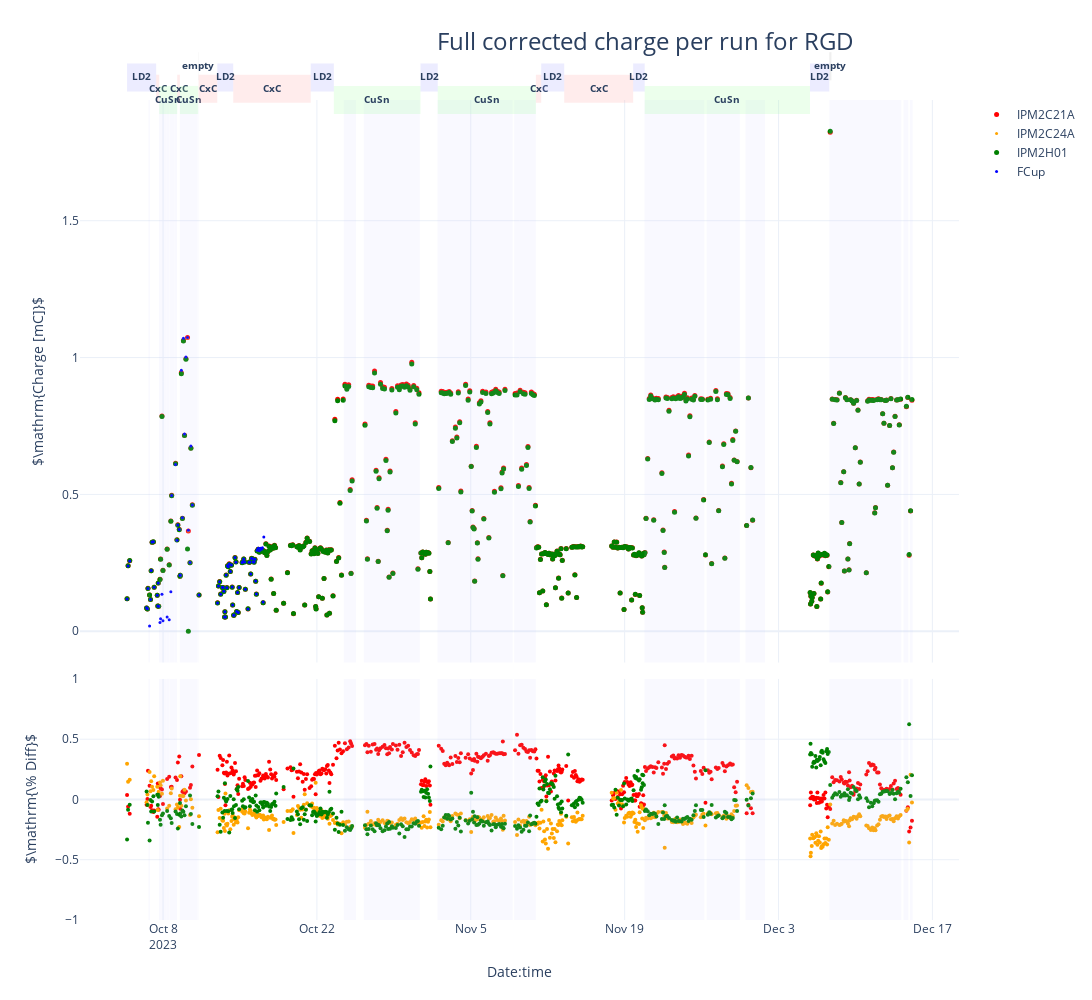

The notebook cell this image was saved under:
### Code cell
df.loc[:,"ch_mean2"] = np.mean(df.loc[:,['IPM2C21A_corr2','IPM2C24A_corr2','IPM2H01_corr2']],axis=1)
dfx = df[df.event_count >= 20e6]

fig = make_subplots(rows=2, cols=1,shared_xaxes=True,
                    vertical_spacing=0.02, row_heights=[0.7,0.3]) # (specs=[[{"secondary_y": True}]])
fig.update_layout(width=1280, height=1000,
                  title=go.layout.Title(text=f"Full corrected charge per run for RGD", xanchor="left", x=0.4),
                  titlefont=dict(size=24),)

fig.add_trace(go.Scatter(x=dfx.time, y=dfx.IPM2C21A_corr2, mode='markers', name='IPM2C21A', marker=dict(color='red', size=5)), secondary_y=False)
fig.add_trace(go.Scatter(x=dfx.time, y=dfx.IPM2C24A_corr2, mode='markers', name='IPM2C24A', marker=dict(color='orange', size=3)), secondary_y=False)
fig.add_trace(go.Scatter(x=dfx.time, y=dfx.IPM2H01_corr2, mode='markers', name='IPM2H01', marker=dict(color='green', size=5)), secondary_y=False)
fig.add_trace(go.Scatter(x=dfx.loc[dfx.start_time<start_fcup_trouble,"time"], y=dfx.loc[dfx.start_time<start_fcup_trouble,"scaler_calc1b_corr"], mode='markers', name='FCup', marker=dict(color='blue', size=3)), secondary_y=False)

fig.add_trace(go.Scatter(x=dfx.time, y=(100*(dfx.IPM2C21A_corr2-dfx.ch_mean2)/dfx.ch_mean2), mode='markers', name='IPM2C21A', showlegend=False, marker=dict(color='red', size=4)), row=2, col=1)
fig.add_trace(go.Scatter(x=dfx.time, y=(100*(dfx.IPM2C24A_corr2-dfx.ch_mean2)/dfx.ch_mean2), mode='markers', name='IPM2C24A', showlegend=False, marker=dict(color='orange', size=4)), row=2, col=1)
fig.add_trace(go.Scatter(x=dfx.time, y=(100*(dfx.IPM2H01_corr2-dfx.ch_mean2)/dfx.ch_mean2), mode='markers', name='IPM2H01', showlegend=False, marker=dict(color='green', size=4)), row=2, col=1)


for i in range(len(beam_stop_in_start)):
     fig.add_vrect(x0=beam_stop_in_start[i],x1=beam_stop_in_end[i], fillcolor="#C0C0FF", opacity=0.1, line_width=0)

target_labels={'empty':(1.06,"#B0B0B0"),'LD2':(1.04,"#A0A0FF"),'CxC':(1.02,"#FFA0A0"),'CuSn':(1.,"#A0FFA0")}
        
for i in range(len(target_change_table)-1):
    time0 = max(target_change_table.iloc[i].name, dfx.iloc[0].time)
    time1 = min(target_change_table.iloc[i+1].name, dfx.iloc[-1].time) 
    target = target_change_table.iloc[i].target
    if time1 > dfx.iloc[0].time and time0 < dfx.iloc[-1].time:
        y_pos = target_labels[target][0]
        fig.add_vrect(x0=time0, x1=time1, xref="x", y0=y_pos-0.025, y1=y_pos+0.025, yref='paper', fillcolor=target_labels[target][1], opacity=0.2, line_width=0, row=1, col=1,
                     label=dict(text="<b>"+target+"</b>", font=dict(size=10)))
        
        
fig.update_xaxes(title_text="Date:time", row=2, col=1)
fig.update_yaxes(title_text="$\mathrm{Charge [mC]}$", row=1, col=1)
fig.update_yaxes(title_text="$\mathrm{\% Diff}$", range=[-1., 1. ], row=2, col=1)
fig.write_image("RGD_Full_corrected_charge_per_run.pdf", width=1200, height=600)
fig.show()

### Figure 1 — Plotly figure (JSON) as saved in the notebook; plotly's stock layout.template omitted (floating-point values rounded to 4 significant figures; data arrays with more than 128 entries replaced by an {"elided": "..."} marker saying what was removed)
{"data": [{"marker": {"color": "red", "size": 5}, "mode": "markers", "name": "IPM2C21A", "type": "scatter", "x": {"elided": "487 str values"}, "xaxis": "x", "y": {"elided": "487 float values"}, "yaxis": "y"}, {"marker": {"color": "orange", "size": 3}, "mode": "markers", "name": "IPM2C24A", "type": "scatter", "x": {"elided": "487 str values"}, "xaxis": "x", "y": {"elided": "487 float values"}, "yaxis": "y"}, {"marker": {"color": "green", "size": 5}, "mode": "markers", "name": "IPM2H01", "type": "scatter", "x": {"elided": "487 str values"}, "xaxis": "x", "y": {"elided": "487 float values"}, "yaxis": "y"}, {"marker": {"color": "blue", "size": 3}, "mode": "markers", "name": "FCup", "type": "scatter", "x": ["2023-10-04T17:28:08", "2023-10-04T19:41:20.500000", "2023-10-04T23:12:46.500000", "2023-10-06T12:03:46", "2023-10-06T13:59:03", "2023-10-06T15:07:13.500000", "2023-10-06T18:37:20", "2023-10-06T20:35:25", "2023-10-06T22:04:39.500000", "2023-10-07T00:04:19.500000", "2023-10-07T02:57:45", "2023-10-07T04:39:57", "2023-10-07T11:22:17", "2023-10-07T12:33:46.500000", "2023-10-07T13:29:29", "2023-10-07T14:30:01", "2023-10-07T17:24:42.500000", "2023-10-07T18:43:39", "2023-10-07T21:38:27", "2023-10-07T23:48:44", "2023-10-08T08:56:26", "2023-10-08T13:26:49.500000", "2023-10-08T17:04:41", "2023-10-08T18:49:21.500000", "2023-10-09T03:17:48", "2023-10-09T06:24:17", "2023-10-09T08:18:09.500000", "2023-10-09T11:26:59.500000", "2023-10-09T13:04:52", "2023-10-09T13:37:54.500000", "2023-10-09T15:56:48.500000", "2023-10-09T18:17:52.500000", "2023-10-09T20:29:41", "2023-10-09T22:51:12", "2023-10-10T02:00:24", "2023-10-10T05:24:23", "2023-10-10T07:14:28.500000", "2023-10-10T10:56:49.500000", "2023-10-10T12:48:35", "2023-10-10T15:59:42", "2023-10-11T06:33:18.500000", "2023-10-12T23:02:59", "2023-10-13T00:58:42", "2023-10-13T03:41:09", "2023-10-13T05:51:57.500000", "2023-10-13T09:34:23.500000", "2023-10-13T11:13:40", "2023-10-13T12:50:13", "2023-10-13T14:17:56", "2023-10-13T15:07:29.500000", "2023-10-13T16:17:09.500000", "2023-10-13T17:47:13.500000", "2023-10-13T19:26:24.500000", "2023-10-13T20:44:43", "2023-10-13T22:28:17.500000", "2023-10-14T00:31:16.500000", "2023-10-14T02:54:04", "2023-10-14T05:24:12", "2023-10-14T06:56:10", "2023-10-14T08:03:14", "2023-10-14T10:19:32", "2023-10-14T10:56:41", "2023-10-14T13:10:43.500000", "2023-10-14T15:14:42.500000", "2023-10-14T16:48:47", "2023-10-14T18:41:59.500000", "2023-10-14T20:10:53.500000", "2023-10-14T22:09:54.500000", "2023-10-15T04:44:04", "2023-10-15T06:28:47", "2023-10-15T08:14:08.500000", "2023-10-15T10:06:15.500000", "2023-10-15T11:39:47.500000", "2023-10-15T17:34:36.500000", "2023-10-15T19:56:36.500000", "2023-10-15T21:42:10", "2023-10-15T23:26:56", "2023-10-16T01:20:01.500000", "2023-10-16T03:06:27", "2023-10-16T04:51:48", "2023-10-16T06:48:11.500000", "2023-10-16T08:38:38", "2023-10-16T10:19:04.500000", "2023-10-16T11:49:12", "2023-10-16T13:27:35.500000", "2023-10-16T15:47:00.500000", "2023-10-16T18:18:54", "2023-10-16T20:44:13", "2023-10-16T22:55:04", "2023-10-17T00:57:46", "2023-10-17T02:33:17.500000", "2023-10-17T04:02:01.500000"], "xaxis": "x", "y": [0.1181, 0.2382, 0.257, 0.0855, 0.08179, 0.1563, 0.01887, 0.1161, 0.2219, 0.3265, 0.327, 0.1605, 0.1316, 0.092, 0.1759, 0.09108, 0.03223, 0.04532, 0.1354, 0.03833, 0.05201, 0.04167, 0.1446, 0.496, 0.6091, 0.3321, 0.388, 0.3717, 0.2034, 0.2058, 0.9537, 0.4146, 1.071, 0.7203, 1.002, 1.073, 0.3686, 0.2515, 0.6769, 0.4617, 0.1323, 0.1037, 0.1657, 0.181, 0.1356, 0.1604, 0.1597, 0.1462, 0.05221, 0.07105, 0.05197, 0.2051, 0.1591, 0.2395, 0.2361, 0.2455, 0.2182, 0.242, 0.1614, 0.09583, 0.05827, 0.05906, 0.2691, 0.2525, 0.07188, 0.1414, 0.06824, 0.1601, 0.2509, 0.2549, 0.2643, 0.2534, 0.1534, 0.08164, 0.2522, 0.2531, 0.209, 0.2664, 0.2651, 0.2533, 0.2532, 0.2628, 0.1839, 0.1365, 0.2957, 0.3029, 0.2939, 0.3034, 0.2995, 0.3053, 0.1067, 0.344], "yaxis": "y"}, {"marker": {"color": "red", "size": 4}, "mode": "markers", "name": "IPM2C21A", "showlegend": false, "type": "scatter", "x": {"elided": "487 str values"}, "xaxis": "x2", "y": {"elided": "487 float values"}, "yaxis": "y2"}, {"marker": {"color": "orange", "size": 4}, "mode": "markers", "name": "IPM2C24A", "showlegend": false, "type": "scatter", "x": {"elided": "487 str values"}, "xaxis": "x2", "y": {"elided": "487 float values"}, "yaxis": "y2"}, {"marker": {"color": "green", "size": 4}, "mode": "markers", "name": "IPM2H01", "showlegend": false, "type": "scatter", "x": {"elided": "487 str values"}, "xaxis": "x2", "y": {"elided": "487 float values"}, "yaxis": "y2"}], "layout": {"height": 1000, "shapes": [{"fillcolor": "#C0C0FF", "line": {"width": 0}, "opacity": 0.1, "type": "rect", "x0": "2023-10-06T16:01:36.594000", "x1": "2023-10-06T19:08:57.796000", "xref": "x", "y0": 0, "y1": 1, "yref": "y domain"}, {"fillcolor": "#C0C0FF", "line": {"width": 0}, "opacity": 0.1, "type": "rect", "x0": "2023-10-06T16:01:36.594000", "x1": "2023-10-06T19:08:57.796000", "xref": "x2", "y0": 0, "y1": 1, "yref": "y2 domain"}, {"fillcolor": "#C0C0FF", "line": {"width": 0}, "opacity": 0.1, "type": "rect", "x0": "2023-10-07T15:24:48.931000", "x1": "2023-10-08T07:52:50.636000", "xref": "x", "y0": 0, "y1": 1, "yref": "y domain"}, {"fillcolor": "#C0C0FF", "line": {"width": 0}, "opacity": 0.1, "type": "rect", "x0": "2023-10-07T15:24:48.931000", "x1": "2023-10-08T07:52:50.636000", "xref": "x2", "y0": 0, "y1": 1, "yref": "y2 domain"}, {"fillcolor": "#C0C0FF", "line": {"width": 0}, "opacity": 0.1, "type": "rect", "x0": "2023-10-08T08:16:58.456000", "x1": "2023-10-08T14:15:26.265000", "xref": "x", "y0": 0, "y1": 1, "yref": "y domain"}, {"fillcolor": "#C0C0FF", "line": {"width": 0}, "opacity": 0.1, "type": "rect", "x0": "2023-10-08T08:16:58.456000", "x1": "2023-10-08T14:15:26.265000", "xref": "x2", "y0": 0, "y1": 1, "yref": "y2 domain"}, {"fillcolor": "#C0C0FF", "line": {"width": 0}, "opacity": 0.1, "type": "rect", "x0": "2023-10-08T14:49:12.831000", "x1": "2023-10-09T01:23:14.283000", "xref": "x", "y0": 0, "y1": 1, "yref": "y domain"}, {"fillcolor": "#C0C0FF", "line": {"width": 0}, "opacity": 0.1, "type": "rect", "x0": "2023-10-08T14:49:12.831000", "x1": "2023-10-09T01:23:14.283000", "xref": "x2", "y0": 0, "y1": 1, "yref": "y2 domain"}, {"fillcolor": "#C0C0FF", "line": {"width": 0}, "opacity": 0.1, "type": "rect", "x0": "2023-10-09T01:40:34.115000", "x1": "2023-10-09T06:49:07.173000", "xref": "x", "y0": 0, "y1": 1, "yref": "y domain"}, {"fillcolor": "#C0C0FF", "line": {"width": 0}, "opacity": 0.1, "type": "rect", "x0": "2023-10-09T01:40:34.115000", "x1": "2023-10-09T06:49:07.173000", "xref": "x2", "y0": 0, "y1": 1, "yref": "y2 domain"}, {"fillcolor": "#C0C0FF", "line": {"width": 0}, "opacity": 0.1, "type": "rect", "x0": "2023-10-09T12:47:08.114000", "x1": "2023-10-11T02:25:59.957000", "xref": "x", "y0": 0, "y1": 1, "yref": "y domain"}, {"fillcolor": "#C0C0FF", "line": {"width": 0}, "opacity": 0.1, "type": "rect", "x0": "2023-10-09T12:47:08.114000", "x1": "2023-10-11T02:25:59.957000", "xref": "x2", "y0": 0, "y1": 1, "yref": "y2 domain"}, {"fillcolor": "#C0C0FF", "line": {"width": 0}, "opacity": 0.1, "type": "rect", "x0": "2023-10-11T03:15:18.199000", "x1": "2023-10-11T05:23:26.398000", "xref": "x", "y0": 0, "y1": 1, "yref": "y domain"}, {"fillcolor": "#C0C0FF", "line": {"width": 0}, "opacity": 0.1, "type": "rect", "x0": "2023-10-11T03:15:18.199000", "x1": "2023-10-11T05:23:26.398000", "xref": "x2", "y0": 0, "y1": 1, "yref": "y2 domain"}, {"fillcolor": "#C0C0FF", "line": {"width": 0}, "opacity": 0.1, "type": "rect", "x0": "2023-10-24T10:47:54.883000", "x1": "2023-10-25T13:07:32.883000", "xref": "x", "y0": 0, "y1": 1, "yref": "y domain"}, {"fillcolor": "#C0C0FF", "line": {"width": 0}, "opacity": 0.1, "type": "rect", "x0": "2023-10-24T10:47:54.883000", "x1": "2023-10-25T13:07:32.883000", "xref": "x2", "y0": 0, "y1": 1, "yref": "y2 domain"}, {"fillcolor": "#C0C0FF", "line": {"width": 0}, "opacity": 0.1, "type": "rect", "x0": "2023-10-26T06:33:23.833000", "x1": "2023-10-31T08:45:47.598000", "xref": "x", "y0": 0, "y1": 1, "yref": "y domain"}, {"fillcolor": "#C0C0FF", "line": {"width": 0}, "opacity": 0.1, "type": "rect", "x0": "2023-10-26T06:33:23.833000", "x1": "2023-10-31T08:45:47.598000", "xref": "x2", "y0": 0, "y1": 1, "yref": "y2 domain"}, {"fillcolor": "#C0C0FF", "line": {"width": 0}, "opacity": 0.1, "type": "rect", "x0": "2023-11-01T23:39:55.187000", "x1": "2023-11-08T19:29:40.491000", "xref": "x", "y0": 0, "y1": 1, "yref": "y domain"}, {"fillcolor": "#C0C0FF", "line": {"width": 0}, "opacity": 0.1, "type": "rect", "x0": "2023-11-01T23:39:55.187000", "x1": "2023-11-08T19:29:40.491000", "xref": "x2", "y0": 0, "y1": 1, "yref": "y2 domain"}, {"fillcolor": "#C0C0FF", "line": {"width": 0}, "opacity": 0.1, "type": "rect", "x0": "2023-11-08T22:13:58.525000", "x1": "2023-11-08T22:14:42.258000", "xref": "x", "y0": 0, "y1": 1, "yref": "y domain"}, {"fillcolor": "#C0C0FF", "line": {"width": 0}, "opacity": 0.1, "type": "rect", "x0": "2023-11-08T22:13:58.525000", "x1": "2023-11-08T22:14:42.258000", "xref": "x2", "y0": 0, "y1": 1, "yref": "y2 domain"}, {"fillcolor": "#C0C0FF", "line": {"width": 0}, "opacity": 0.1, "type": "rect", "x0": "2023-11-08T22:56:57.125000", "x1": "2023-11-10T22:02:05.149000", "xref": "x", "y0": 0, "y1": 1, "yref": "y domain"}, {"fillcolor": "#C0C0FF", "line": {"width": 0}, "opacity": 0.1, "type": "rect", "x0": "2023-11-08T22:56:57.125000", "x1": "2023-11-10T22:02:05.149000", "xref": "x2", "y0": 0, "y1": 1, "yref": "y2 domain"}, {"fillcolor": "#C0C0FF", "line": {"width": 0}, "opacity": 0.1, "type": "rect", "x0": "2023-11-20T19:13:16.869000", "x1": "2023-11-26T06:01:10.232000", "xref": "x", "y0": 0, "y1": 1, "yref": "y domain"}, {"fillcolor": "#C0C0FF", "line": {"width": 0}, "opacity": 0.1, "type": "rect", "x0": "2023-11-20T19:13:16.869000", "x1": "2023-11-26T06:01:10.232000", "xref": "x2", "y0": 0, "y1": 1, "yref": "y2 domain"}, {"fillcolor": "#C0C0FF", "line": {"width": 0}, "opacity": 0.1, "type": "rect", "x0": "2023-11-26T11:13:11.806000", "x1": "2023-11-29T11:30:11.912000", "xref": "x", "y0": 0, "y1": 1, "yref": "y domain"}, {"fillcolor": "#C0C0FF", "line": {"width": 0}, "opacity": 0.1, "type": "rect", "x0": "2023-11-26T11:13:11.806000", "x1": "2023-11-29T11:30:11.912000", "xref": "x2", "y0": 0, "y1": 1, "yref": "y2 domain"}, {"fillcolor": "#C0C0FF", "line": {"width": 0}, "opacity": 0.1, "type": "rect", "x0": "2023-11-29T23:38:58.278000", "x1": "2023-12-01T18:13:37.451000", "xref": "x", "y0": 0, "y1": 1, "yref": "y domain"}, {"fillcolor": "#C0C0FF", "line": {"width": 0}, "opacity": 0.1, "type": "rect", "x0": "2023-11-29T23:38:58.278000", "x1": "2023-12-01T18:13:37.451000", "xref": "x2", "y0": 0, "y1": 1, "yref": "y2 domain"}, {"fillcolor": "#C0C0FF", "line": {"width": 0}, "opacity": 0.1, "type": "rect", "x0": "2023-12-07T14:39:28.056000", "x1": "2023-12-14T04:04:00.268000", "xref": "x", "y0": 0, "y1": 1, "yref": "y domain"}, {"fillcolor": "#C0C0FF", "line": {"width": 0}, "opacity": 0.1, "type": "rect", "x0": "2023-12-07T14:39:28.056000", "x1": "2023-12-14T04:04:00.268000", "xref": "x2", "y0": 0, "y1": 1, "yref": "y2 domain"}, {"fillcolor": "#C0C0FF", "line": {"width": 0}, "opacity": 0.1, "type": "rect", "x0": "2023-12-14T08:51:36.541000", "x1": "2023-12-14T19:42:03.871000", "xref": "x", "y0": 0, "y1": 1, "yref": "y domain"}, {"fillcolor": "#C0C0FF", "line": {"width": 0}, "opacity": 0.1, "type": "rect", "x0": "2023-12-14T08:51:36.541000", "x1": "2023-12-14T19:42:03.871000", "xref": "x2", "y0": 0, "y1": 1, "yref": "y2 domain"}, {"fillcolor": "#C0C0FF", "line": {"width": 0}, "opacity": 0.1, "type": "rect", "x0": "2023-12-14T22:50:43.234000", "x1": "2023-12-15T04:42:53", "xref": "x", "y0": 0, "y1": 1, "yref": "y domain"}, {"fillcolor": "#C0C0FF", "line": {"width": 0}, "opacity": 0.1, "type": "rect", "x0": "2023-12-14T22:50:43.234000", "x1": "2023-12-15T04:42:53", "xref": "x2", "y0": 0, "y1": 1, "yref": "y2 domain"}, {"fillcolor": "#A0A0FF", "label": {"font": {"size": 10}, "text": "<b>LD2</b>"}, "line": {"width": 0}, "opacity": 0.2, "type": "rect", "x0": "2023-10-04T17:28:08", "x1": "2023-10-07T08:58:11", "xref": "x", "y0": 1.015, "y1": 1.065, "yref": "y domain"}, {"fillcolor": "#FFA0A0", "label": {"font": {"size": 10}, "text": "<b>CxC</b>"}, "line": {"width": 0}, "opacity": 0.2, "type": "rect", "x0": "2023-10-07T08:58:11", "x1": "2023-10-07T15:37:25", "xref": "x", "y0": 0.995, "y1": 1.045, "yref": "y domain"}, {"fillcolor": "#A0FFA0", "label": {"font": {"size": 10}, "text": "<b>CuSn</b>"}, "line": {"width": 0}, "opacity": 0.2, "type": "rect", "x0": "2023-10-07T15:37:25", "x1": "2023-10-09T06:55:38", "xref": "x", "y0": 0.975, "y1": 1.025, "yref": "y domain"}, {"fillcolor": "#FFA0A0", "label": {"font": {"size": 10}, "text": "<b>CxC</b>"}, "line": {"width": 0}, "opacity": 0.2, "type": "rect", "x0": "2023-10-09T06:55:38", "x1": "2023-10-09T12:51:52", "xref": "x", "y0": 0.995, "y1": 1.045, "yref": "y domain"}, {"fillcolor": "#A0FFA0", "label": {"font": {"size": 10}, "text": "<b>CuSn</b>"}, "line": {"width": 0}, "opacity": 0.2, "type": "rect", "x0": "2023-10-09T12:51:52", "x1": "2023-10-11T04:49:51", "xref": "x", "y0": 0.975, "y1": 1.025, "yref": "y domain"}, {"fillcolor": "#B0B0B0", "label": {"font": {"size": 10}, "text": "<b>empty</b>"}, "line": {"width": 0}, "opacity": 0.2, "type": "rect", "x0": "2023-10-11T04:49:51", "x1": "2023-10-11T05:32:47", "xref": "x", "y0": 1.035, "y1": 1.085, "yref": "y domain"}, {"fillcolor": "#FFA0A0", "label": {"font": {"size": 10}, "text": "<b>CxC</b>"}, "line": {"width": 0}, "opacity": 0.2, "type": "rect", "x0": "2023-10-11T05:32:47", "x1": "2023-10-12T22:30:41", "xref": "x", "y0": 0.995, "y1": 1.045, "yref": "y domain"}, {"fillcolor": "#A0A0FF", "label": {"font": {"size": 10}, "text": "<b>LD2</b>"}, "line": {"width": 0}, "opacity": 0.2, "type": "rect", "x0": "2023-10-12T22:30:41", "x1": "2023-10-14T09:15:40", "xref": "x", "y0": 1.015, "y1": 1.065, "yref": "y domain"}, {"fillcolor": "#FFA0A0", "label": {"font": {"size": 10}, "text": "<b>CxC</b>"}, "line": {"width": 0}, "opacity": 0.2, "type": "rect", "x0": "2023-10-14T09:15:40", "x1": "2023-10-21T10:29:24", "xref": "x", "y0": 0.995, "y1": 1.045, "yref": "y domain"}, {"fillcolor": "#A0A0FF", "label": {"font": {"size": 10}, "text": "<b>LD2</b>"}, "line": {"width": 0}, "opacity": 0.2, "type": "rect", "x0": "2023-10-21T10:29:24", "x1": "2023-10-23T13:01:10", "xref": "x", "y0": 1.015, "y1": 1.065, "yref": "y domain"}, {"fillcolor": "#A0FFA0", "label": {"font": {"size": 10}, "text": "<b>CuSn</b>"}, "line": {"width": 0}, "opacity": 0.2, "type": "rect", "x0": "2023-10-23T13:01:10", "x1": "2023-10-31T10:13:58", "xref": "x", "y0": 0.975, "y1": 1.025, "yref": "y domain"}, {"fillcolor": "#A0A0FF", "label": {"font": {"size": 10}, "text": "<b>LD2</b>"}, "line": {"width": 0}, "opacity": 0.2, "type": "rect", "x0": "2023-10-31T10:13:58", "x1": "2023-11-01T23:53:45", "xref": "x", "y0": 1.015, "y1": 1.065, "yref": "y domain"}, {"fillcolor": "#A0FFA0", "label": {"font": {"size": 10}, "text": "<b>CuSn</b>"}, "line": {"width": 0}, "opacity": 0.2, "type": "rect", "x0": "2023-11-01T23:53:45", "x1": "2023-11-10T22:14:18", "xref": "x", "y0": 0.975, "y1": 1.025, "yref": "y domain"}, {"fillcolor": "#FFA0A0", "label": {"font": {"size": 10}, "text": "<b>CxC</b>"}, "line": {"width": 0}, "opacity": 0.2, "type": "rect", "x0": "2023-11-10T22:14:18", "x1": "2023-11-11T09:47:31", "xref": "x", "y0": 0.995, "y1": 1.045, "yref": "y domain"}, {"fillcolor": "#A0A0FF", "label": {"font": {"size": 10}, "text": "<b>LD2</b>"}, "line": {"width": 0}, "opacity": 0.2, "type": "rect", "x0": "2023-11-11T09:47:31", "x1": "2023-11-13T12:03:22", "xref": "x", "y0": 1.015, "y1": 1.065, "yref": "y domain"}, {"fillcolor": "#FFA0A0", "label": {"font": {"size": 10}, "text": "<b>CxC</b>"}, "line": {"width": 0}, "opacity": 0.2, "type": "rect", "x0": "2023-11-13T12:03:22", "x1": "2023-11-19T18:37:53", "xref": "x", "y0": 0.995, "y1": 1.045, "yref": "y domain"}, {"fillcolor": "#A0A0FF", "label": {"font": {"size": 10}, "text": "<b>LD2</b>"}, "line": {"width": 0}, "opacity": 0.2, "type": "rect", "x0": "2023-11-19T18:37:53", "x1": "2023-11-20T19:46:48", "xref": "x", "y0": 1.015, "y1": 1.065, "yref": "y domain"}, {"fillcolor": "#A0FFA0", "label": {"font": {"size": 10}, "text": "<b>CuSn</b>"}, "line": {"width": 0}, "opacity": 0.2, "type": "rect", "x0": "2023-11-20T19:46:48", "x1": "2023-12-05T20:41:39", "xref": "x", "y0": 0.975, "y1": 1.025, "yref": "y domain"}, {"fillcolor": "#A0A0FF", "label": {"font": {"size": 10}, "text": "<b>LD2</b>"}, "line": {"width": 0}, "opacity": 0.2, "type": "rect", "x0": "2023-12-05T20:41:39", "x1": "2023-12-07T14:50:33", "xref": "x", "y0": 1.015, "y1": 1.065, "yref": "y domain"}, {"fillcolor": "#B0B0B0", "label": {"font": {"size": 10}, "text": "<b>empty</b>"}, "line": {"width": 0}, "opacity": 0.2, "type": "rect", "x0": "2023-12-07T14:50:33", "x1": "2023-12-07T19:35:13", "xref": "x", "y0": 1.035, "y1": 1.085, "yref": "y domain"}], "title": {"font": {"size": 24}, "text": "Full corrected charge per run for RGD", "x": 0.4, "xanchor": "left"}, "width": 1280, "xaxis": {"anchor": "y", "autorange": true, "domain": [0, 1], "matches": "x2", "range": ["2023-09-30 11:58:39.1652", "2023-12-19 08:47:06.3348"], "showticklabels": false, "type": "date"}, "xaxis2": {"anchor": "y2", "autorange": true, "domain": [0, 1], "range": ["2023-09-30 11:58:39.1652", "2023-12-19 08:47:06.3348"], "title": {"text": "Date:time"}, "type": "date"}, "yaxis": {"anchor": "x", "autorange": true, "domain": [0.314, 1], "range": [-0.1142, 1.941], "title": {"text": "$\\mathrm{Charge [mC]}$"}, "type": "linear"}, "yaxis2": {"anchor": "x2", "domain": [0, 0.294], "range": [-1, 1], "title": {"text": "$\\mathrm{\\% Diff}$"}, "type": "linear"}}}
